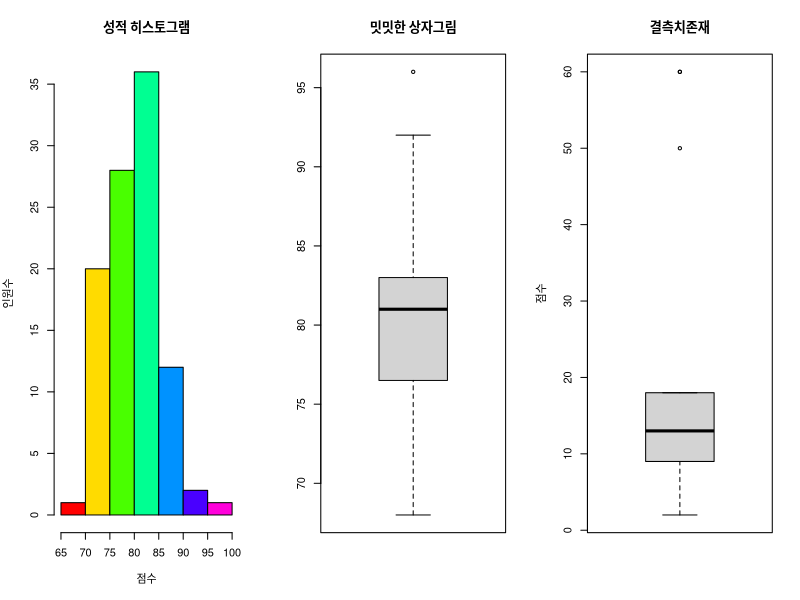

Write R code to recreate this figure.
## ---- chunk 1
# 수치 자르기 테스트
x1 = 123.1234567
x2 = -123.1234567
#ceiling
ceiling(x1);ceiling(x2)
# floor
floor(x1);floor(x2)

x1 = 9876.54321
x2 = -9876.54321
#round
round(x1);round(x1, 2);round(x1, -2)
round(x2);round(x2, 2);round(x2, -2)

# 만약 소숫점 5자리에서 반올림하지않고 버리고 4자리만 사용하려면?
# 소숫점 버림 함수를 못찾아 이렇게 사용함.
x = 4.5678987
round(x-0.00005, 4)
x = 4.54321234
round(x-0.00005, 4)
## ---- chunk 2
# 평균이 80이고 표준편차가 5인 20개의 정수를 만든다.
v1<-floor(rnorm(100, 80, 5))
(v2<-rbinom(3, 40, 0.5))
(choose(45, 6)) # 콤비네이션 
(prod(10:1))
(factorial(10))
## ---- chunk 3
par(mfrow=c(1,3))
v1<-floor(rnorm(100, 80, 5))
hist(v1, xlab="점수", ylab="인원수", main="성적 히스토그램", col=rainbow(7))
boxplot(v1, main="밋밋한 상자그림")
# 샘플링에 특이점을 위한 데이터 추가
(v1<-c(sample(1:20,10),50, 60, 60))
boxplot(v1, ylab="점수",main="결측치존재")
# 사분위 범위
IQR(v1)
#평균과 표준편차
mean(v1);sd(v1)
#다섯수치요약
fivenum(v1)
#최빈값
median(v1)
